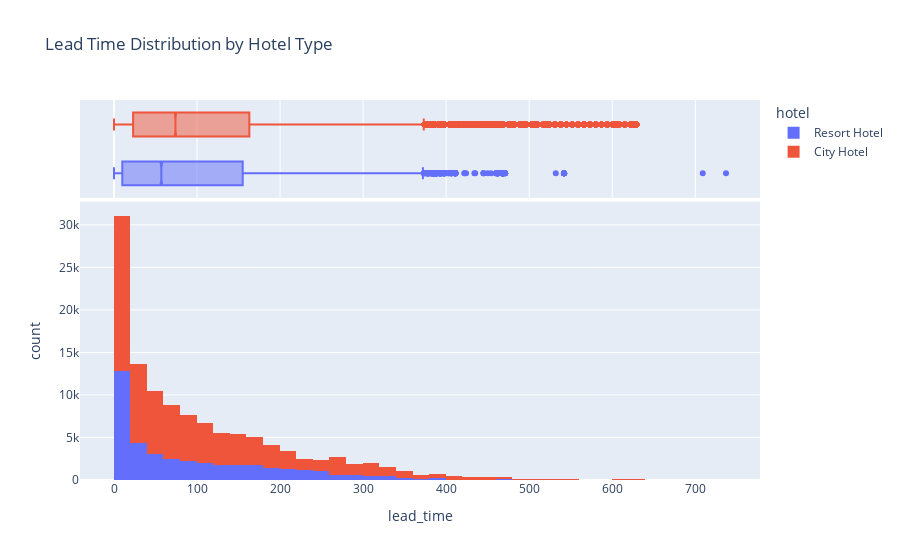

Notebook code cell kept with this figure:
### Code cell
import plotly.express as px

# Interactive Visualization: Lead Time Distribution by Hotel Type
fig = px.histogram(hotel_data, x='lead_time', color='hotel', marginal='box', nbins=50, title='Lead Time Distribution by Hotel Type')
fig.show()

### Figure 1 — Plotly figure (JSON) as saved in the notebook; plotly's stock layout.template omitted (floating-point values rounded to 4 significant figures; data arrays with more than 128 entries replaced by an {"elided": "..."} marker saying what was removed)
{"data": [{"alignmentgroup": "True", "bingroup": "x", "hovertemplate": "hotel=Resort Hotel<br>lead_time=%{x}<br>count=%{y}<extra></extra>", "legendgroup": "Resort Hotel", "marker": {"color": "#636efa", "pattern": {"shape": ""}}, "name": "Resort Hotel", "nbinsx": 50, "offsetgroup": "Resort Hotel", "orientation": "v", "showlegend": true, "type": "histogram", "x": {"elided": "40060 int values"}, "xaxis": "x", "yaxis": "y"}, {"alignmentgroup": "True", "hovertemplate": "hotel=Resort Hotel<br>lead_time=%{x}<extra></extra>", "legendgroup": "Resort Hotel", "marker": {"color": "#636efa"}, "name": "Resort Hotel", "notched": true, "offsetgroup": "Resort Hotel", "showlegend": false, "type": "box", "x": {"elided": "40060 int values"}, "xaxis": "x2", "yaxis": "y2"}, {"alignmentgroup": "True", "bingroup": "x", "hovertemplate": "hotel=City Hotel<br>lead_time=%{x}<br>count=%{y}<extra></extra>", "legendgroup": "City Hotel", "marker": {"color": "#EF553B", "pattern": {"shape": ""}}, "name": "City Hotel", "nbinsx": 50, "offsetgroup": "City Hotel", "orientation": "v", "showlegend": true, "type": "histogram", "x": {"elided": "79330 int values"}, "xaxis": "x", "yaxis": "y"}, {"alignmentgroup": "True", "hovertemplate": "hotel=City Hotel<br>lead_time=%{x}<extra></extra>", "legendgroup": "City Hotel", "marker": {"color": "#EF553B"}, "name": "City Hotel", "notched": true, "offsetgroup": "City Hotel", "showlegend": false, "type": "box", "x": {"elided": "79330 int values"}, "xaxis": "x2", "yaxis": "y2"}], "layout": {"barmode": "relative", "legend": {"title": {"text": "hotel"}, "tracegroupgap": 0}, "title": {"text": "Lead Time Distribution by Hotel Type"}, "xaxis": {"anchor": "y", "domain": [0, 1], "title": {"text": "lead_time"}}, "xaxis2": {"anchor": "y2", "domain": [0, 1], "matches": "x", "showgrid": true, "showticklabels": false}, "yaxis": {"anchor": "x", "domain": [0, 0.7326], "title": {"text": "count"}}, "yaxis2": {"anchor": "x2", "domain": [0.7426, 1], "matches": "y2", "showgrid": false, "showline": false, "showticklabels": false, "ticks": ""}}}
